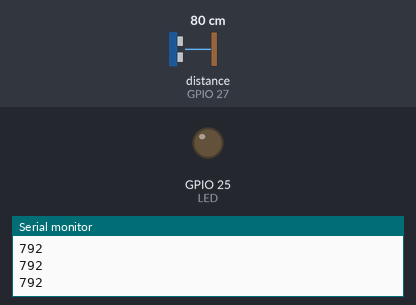
This sketch was run on a simulated ESP32. Shown: output pins drawn as LEDs (lit = HIGH), the last lines printed to the serial monitor. Wiring (inferred from the names in the program): ultrasonic range finder: trigger GPIO 26; echo GPIO 27. Dashed ring = blinking. The inputs (shaded band) are chosen by the test bench; at power-on: distance to the obstacle (sensor on GPIO 27) 80 cm. The echo pulse lasts 58.3 µs per cm; pins used as bus, display or sensor lines are not drawn.

Above: at 1.2 s.
1.3 s: distance to the obstacle (sensor on GPIO 27) set to 33 cm
2.8 s: distance to the obstacle (sensor on GPIO 27) set to 27 cm
At 2.93 s:
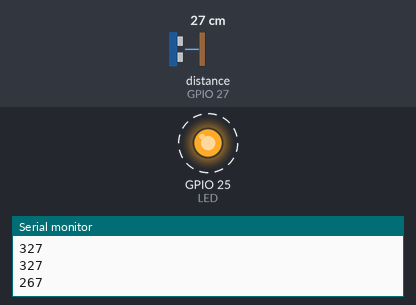
5.8 s: distance to the obstacle (sensor on GPIO 27) set to 2 cm
At 6.4 s:
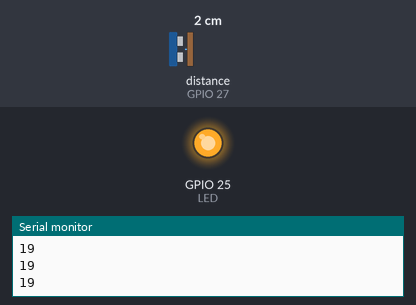
7.5 s: distance to the obstacle (sensor on GPIO 27) set to 35 cm
At 8.3 s:
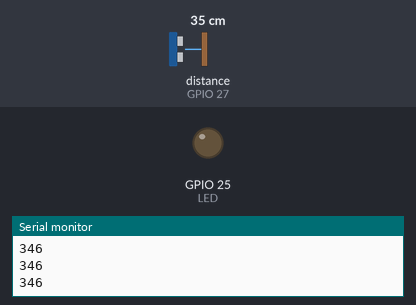
Timing chart, 0 to 10.0 s (numbered marks = the images above; inputs shaded):
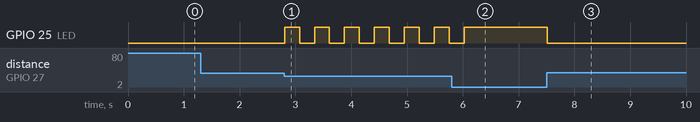

The sketch:

EXP009_distance.ino
```cpp
#define TRIG 26
#define ECHO 27
#define LED  25

float check_distance(void);

void setup() {
  // put your setup code here, to run once:
  Serial.begin(9600);
  pinMode(TRIG, OUTPUT);
  pinMode(ECHO, INPUT);
  pinMode(LED, OUTPUT);
}

void loop() {
  long distance;
  distance = check_distance();
  Serial.println(distance);
  int b_time = distance;
  if (distance < 30) digitalWrite(LED,HIGH);
  else if (distance > 300) digitalWrite(LED,LOW);
  else{
    digitalWrite(LED,HIGH);
    delay(b_time);
    digitalWrite(LED,LOW);
    delay(b_time);
  }


}

float check_distance(void){
  long duration, distance;
  digitalWrite(TRIG, LOW);
  delayMicroseconds(10);
  digitalWrite(TRIG, HIGH);
  delayMicroseconds(10);
  digitalWrite(TRIG, LOW);
  duration = pulseIn(ECHO, HIGH);
  distance = duration * 170.0 / 1000;
  return distance;
}
```

Measured:
- the behaviour switches between 31 and 30 cm on distance to the obstacle (sensor on GPIO 27) (found by bisection; images 0 and 1)
- after the input at 2.8 s, GPIO 25 (LED): alternates HIGH for 0.27 s and LOW for 0.27 s, starting at once
- after the input at 5.8 s, GPIO 25 (LED): goes on until 6.0 s, then stays HIGH
- after the input at 7.5 s, GPIO 25 (LED): HIGH → LOW at once
